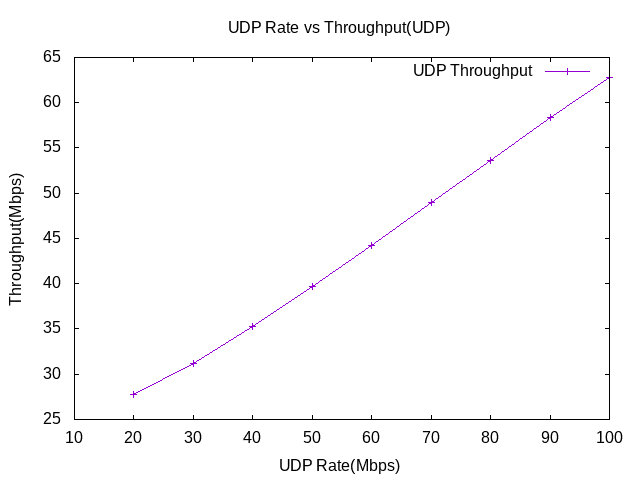

Recreate this plot in gnuplot.
set terminal png
set output "udp_vs_udprate.png"
set title "UDP Rate vs Throughput(UDP)"
set xlabel "UDP Rate(Mbps)"
set ylabel "Throughput(Mbps)"

set xrange [10:100]
plot "-"  title "UDP Throughput" with linespoints
20 27.7611
30 31.1618
40 35.2869
50 39.7087
60 44.2811
70 48.927
80 53.6266
90 58.3617
100 62.7928
e
